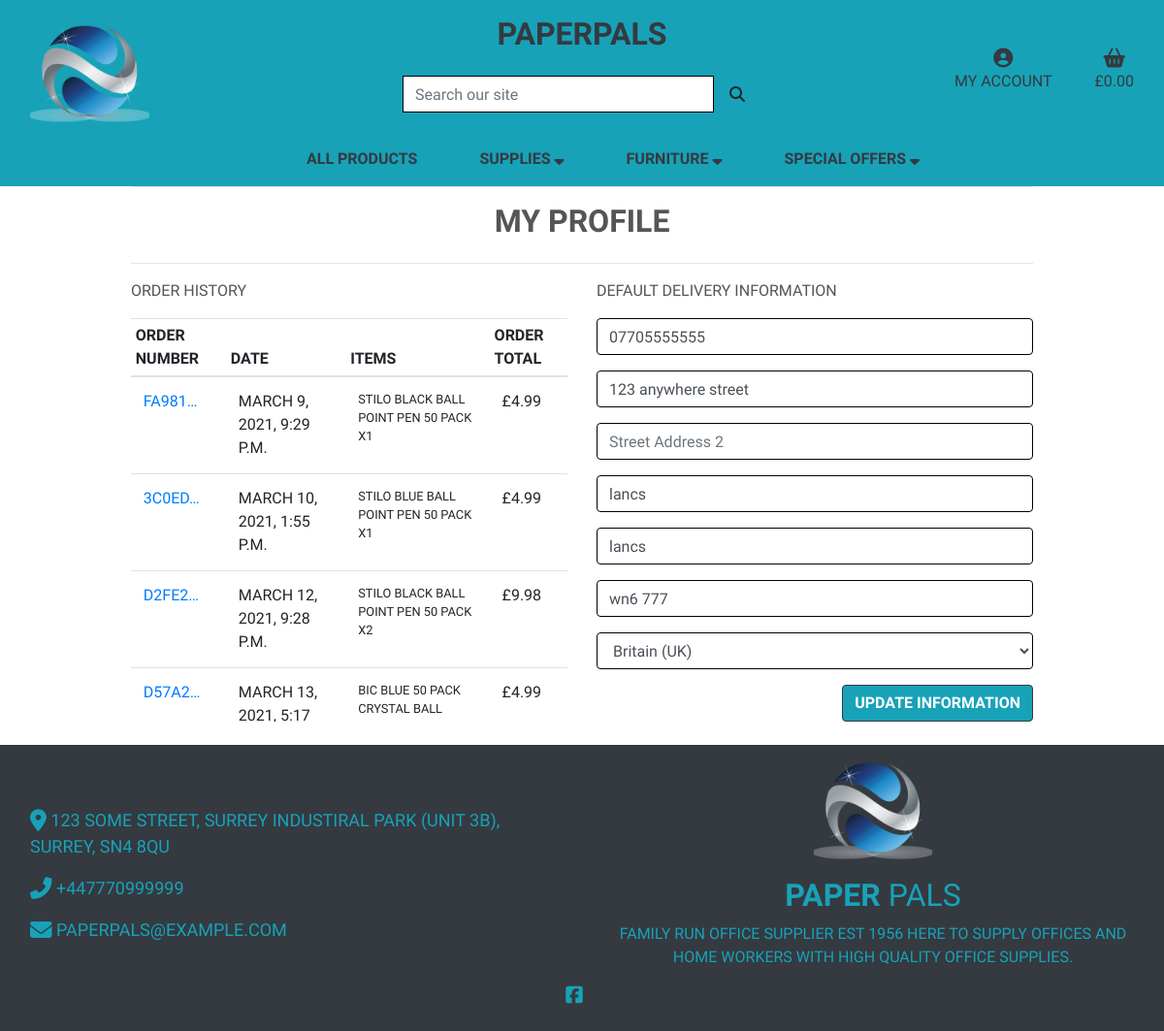
/profile/ (signed in), run on an earlier commit of the app's database.
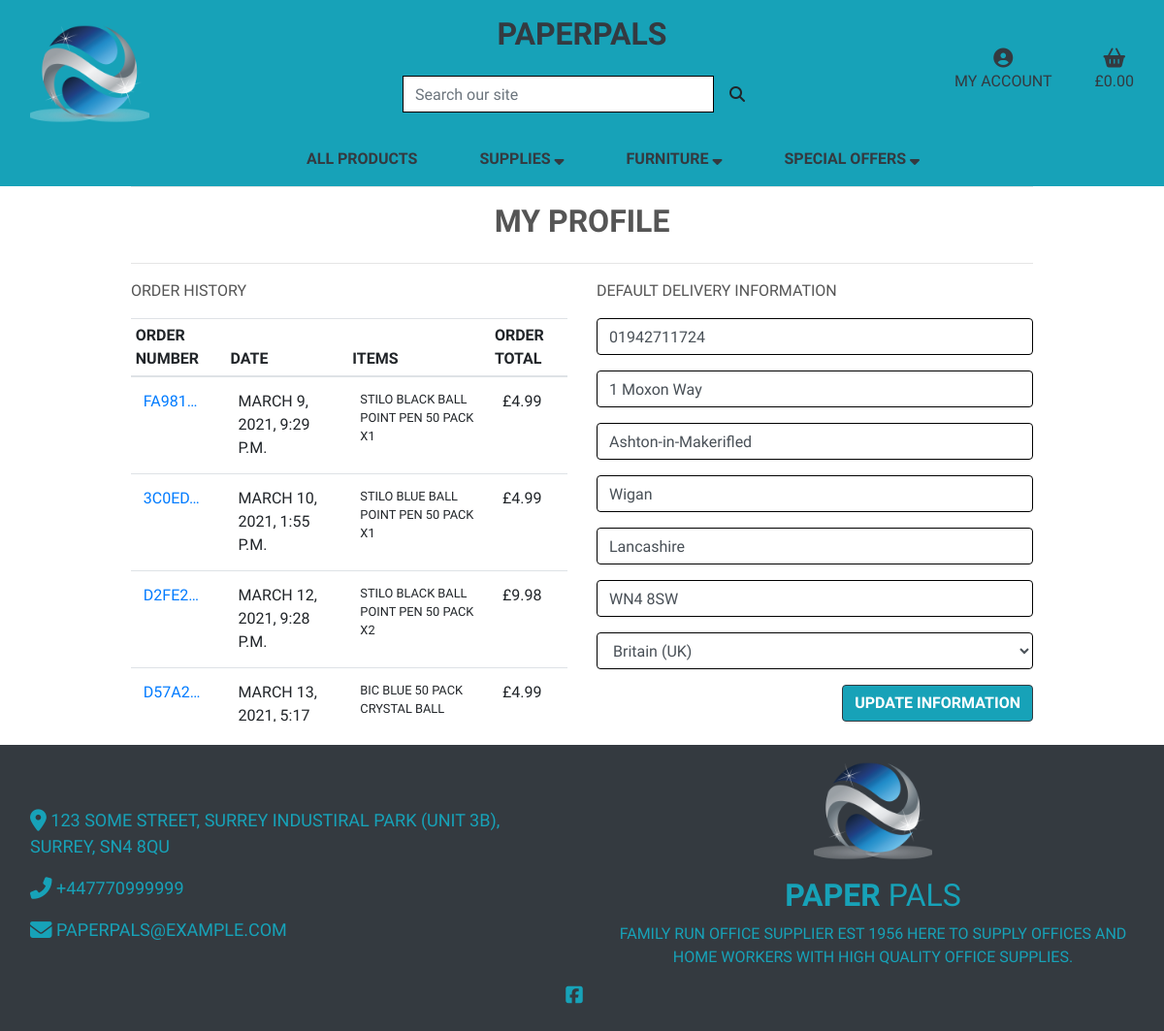
And on a later commit of the database.
### checkout/models.py (models this page shows, shortened)
class Order(models.Model):
    order_number = models.CharField(max_length=32, null=False, editable=False)
    user_profile = models.ForeignKey(UserProfile, on_delete=models.SET_NULL,
                                     null=True, blank=True, related_name='orders')
    full_name = models.CharField(max_length=50, null=False, blank=False)
    email = models.EmailField(max_length=254, null=False, blank=False)
    phone_number = models.CharField(max_length=20, null=False, blank=False)
    country = CountryField(blank_label='Country *', null=False, blank=False)
    postcode = models.CharField(max_length=20, null=True, blank=True)
    city = models.CharField(max_length=40, null=False, blank=False)
    street_address1 = models.CharField(max_length=80, null=False, blank=False)
    street_address2 = models.CharField(max_length=80, null=True, blank=True)
    county = models.CharField(max_length=80, null=True, blank=True)
    date = models.DateTimeField(auto_now_add=True)
    order_total = models.DecimalField(max_digits=10, decimal_places=2,
                                      null=False, default=0)
    original_basket = models.TextField(null=False, blank=False, default='')
    stripe_pid = models.CharField(max_length=254, null=False,
                                  blank=False, default='')

class OrderLineItem(models.Model):
    order = models.ForeignKey(Order, null=False, blank=False,
                              on_delete=models.CASCADE,
                              related_name='lineitems')
    product = models.ForeignKey(Product, null=False, blank=False,
                                on_delete=models.CASCADE)
    quantity = models.IntegerField(null=False, blank=False, default=0)
    lineitem_total = models.DecimalField(max_digits=6, decimal_places=2,
                                         null=False, blank=False,
                                         editable=False)

### products/models.py (models this page shows, shortened)
class Product(models.Model):
    category = models.ForeignKey('Category', null=True, blank=True, on_delete=models.SET_NULL)
    sku = models.CharField(max_length=254, null=True, blank=True)
    name = models.CharField(max_length=254)
    description = models.TextField()
    price = models.DecimalField(max_digits=6, decimal_places=2)
    rating = models.DecimalField(max_digits=6, decimal_places=2, null=True, blank=True)
    image_url = models.URLField(max_length=1024, null=True, blank=True)
    image = models.ImageField(null=True, blank=True)

### profiles/models.py (models this page shows, shortened)
class UserProfile(models.Model):
    user = models.OneToOneField(User, on_delete=models.CASCADE)
    default_phone_number = models.CharField(max_length=20, null=True, blank=True)
    default_street_address1 = models.CharField(max_length=80, null=True, blank=True)
    default_street_address2 = models.CharField(max_length=80, null=True, blank=True)
    default_city = models.CharField(max_length=40, null=True, blank=True)
    default_county = models.CharField(max_length=80, null=True, blank=True)
    default_postcode = models.CharField(max_length=20, null=True, blank=True)
    default_country = CountryField(blank_label='Country', null=True, blank=True)

### profiles/views.py (the view)
# urls.py: path('profile/', include('profiles.urls')),
@login_required
def profile(request):
    profile = get_object_or_404(UserProfile, user=request.user)
    if request.method == 'POST':
        form = UserProfileForm(request.POST, instance=profile)
        if form.is_valid():
            form.save()
            messages.success(request, 'Profile updated successfully')
        else:
            messages.error(request, 'Update failed. Please ensure the form is valid.')
    else:
        form = UserProfileForm(instance=profile)
    orders = profile.orders.all()
    template = 'profiles/profile.html'
    context = {
        'form': form,
        'orders': orders,
        'on_profile_page': True
    }
    return render(request, template, context)

### profiles/forms.py
class UserProfileForm(forms.ModelForm):
    class Meta:
        model = UserProfile
        exclude = ('user',)
    def __init__(self, *args, **kwargs):
        super().__init__(*args, **kwargs)
        placeholders = {
            'default_phone_number': 'Phone Number',
            'default_postcode': 'Postal Code',
            'default_city': 'City',
            'default_street_address1': 'Street Address 1',
            'default_street_address2': 'Street Address 2',
            'default_county': 'County',
        }
        self.fields['default_phone_number'].widget.attrs['autofocus'] = True
        for field in self.fields:
            if field != 'default_country':
                if self.fields[field].required:
                    placeholder = f'{placeholders[field]} *'
                else:
                    placeholder = placeholders[field]
                self.fields[field].widget.attrs['placeholder'] = placeholder
            self.fields[field].widget.attrs['class'] = 'border-black'
            self.fields[field].label = False

### basket/context.py (called while the page is built, shortened)
def basket_contents(request):
    basket_items = []
    total = 0
    product_count = 0
    basket = request.session.get('basket', {})
    context = {
        'basket_items': basket_items,
        'total': total,
        'product_count': product_count,
    }
    return context

### profiles/templates/profiles/profile.html (shortened to what this page needs)
{% extends "base.html" %}
{% load static %}
{% block page_header %}
<div class="container header-container">
</div>
{% endblock %}
{% block content %}
<div class="container mt-lg-3">
    <div class="row">
        <div class="col text-center">
            <hr />
            <h2 class="text-uppercase font-weight-bold mb-4">My Profile</h2>
            <hr />
        </div>
    </div>
    <div class="row">
        <div class="col-12 col-lg-6">
            <p>Order History</p>
            <div class="order-history table-responsive">
                <table class="table table-sm">
                    <thead>
                        <tr>
                            <th>Order Number</th>
                            <th>Date</th>
                            <th>Items</th>
                            <th>Order Total</th>
                        </tr>
                    </thead>
                    <tbody>
                        {% for order in orders %}
                        <tr>
                            <td>
                                <a href="{% url 'order_history' order.order_number %}" title="{{ order.order_number }}">
                                    {{ order.order_number|truncatechars:6 }}
                                </a>
                            </td>
                            <td>{{ order.date }}</td>
                            <td>
                                <ul class="list-unstyled">
                                    {% for item in order.lineitems.all %}
                                    <li class="small">
                                        {{ item.product.name }} x{{ item.quantity }}
                                    </li>
                                    {% endfor %}
                                </ul>
                            </td>
                            <td>£{{ order.order_total }}</td>
                        </tr>
                        {% endfor %}
                    </tbody>
                </table>
            </div>
        </div>
        <div class="col-12 col-lg-6">
            <p>Default Delivery Information</p>
            <form class="mt-3" action="{% url 'profile' %}" method="POST" id="profile-update-form">
                {% csrf_token %} {{ form|crispy }}
                <button class="btn btn-info border-dark text-uppercase float-right font-weight-bold mb-4">Update Information</button>
            </form>
        </div>
    </div>
</div>
{% endblock %}

### templates/base.html (shortened to what this page needs)
{% load static %}
<!doctype html>
<html lang="en">
  <head>
    {% block corecss %}
        <link rel="stylesheet" href="https://stackpath.bootstrapcdn.com/bootstrap/4.4.1/css/bootstrap.min.css">
        <link rel="stylesheet" href="{% static 'css/base.css' %}">
    {% endblock %}
</head>
<body>
   <header class="container-fluid fixed-top">
      <div id="topnav" class="row bg-info pt-lg-2 d-none d-lg-flex">
         <div class="col-12 col-lg-4 my-auto py-1 py-lg-0 text-center text-lg-left">
            <a href="{% url 'home' %}" class="nav-link">
            <img src="{{ MEDIA_URL }}paperpal.jpg" alt="" class="logo" />
            </a>
         </div>
         <div class="col-12 col-lg-4 py-1 py-lg-0">
            <div class="row justify-content-center">
               <a href="{% url 'home' %}" class="nav-link">
                  <h2 class="logo-font my-0 text-dark"><strong>PaperPals</strong></h2>
               </a>
            </div>
            <form method="GET" action="{% url 'products' %}">
               <div class="input-group w-100 mt-3">
                  <input class="form-control rounded-0 border border-black" type="text" name="query" placeholder="Search our site" />
                  <div class="input-group-append">
                     <button class="form-control btn" type="submit">
                     <span class="icon">
                     <i class="fas fa-search"></i>
                     </span>
                     </button>
                  </div>
               </div>
            </form>
         </div>
         <div class="col-12 col-lg-4 my-auto py-lg-0">
            <ul class="list-inline list-unstyled text-center text-lg-right my-0">
               <li class="list-inline-item dropdown">
                  <a class="nav-link" href="#" id="user-options" data-toggle="dropdown" aria-haspopup="true" aria-expanded="false">
                     <div class="text-center">
                        {% if request.user.is_superuser %}
                        <div><i class="fas fa-user-circle fa-lg text-dark"></i></div>
                        {% else %}
                        <div><i class="fas fa-user fa-lg text-dark"></i></div>
                        {% endif %}
                        <p class="my-0 text-dark">My Account</p>
                     </div>
                  </a>
               </li>
               <li class="list-inline-item">
                  <a class="{% if total %}font-weight-bold{% else %}text-dark{% endif %} nav-link" href="{% url 'view_basket' %}">
                     <div class="text-center">
                        <div><i class="fas fa-shopping-basket fa-lg text-dark"></i></div>
                        <p class="my-0 text-dark">
                           {% if total %} £{{ total|floatformat:2 }} {% else %} £0.00 {% endif %}
                        </p>
                     </div>
                  </a>
               </li>
            </ul>
         </div>
      </div>
      <div class="row bg-info">
         <nav class="navbar navbar-expand-lg navbar-light w-100">
            {% include 'includes/mobile-top-header.html' %}
            {% include 'includes/main-nav.html' %}
         </nav>
      </div>
   </header>
   {% block page_header %}
   {% endblock %}
   {% block content %}
   {% endblock %}
   <footer>
      <div class="container-fluid bg-dark">
         <div class="row">
            <div class="col-sm-12 col-md-6 icons mt-5">
               <div class="m-3 text-info large">
                  <i class="fas fa-map-marker-alt fa-lg"></i>
                  <a href="https://www.google.com/maps/place/Surrey/@51.303415,-0.4090377,14z/data=!4m5!3m4!1s0x47df555ad5122581:0xd55283445c034277!8m2!3d51.3147593!4d-0.5599501" target="_blank" class="text-decoration-none text-info">
                  123 Some Street, Surrey industiral park (Unit 3b), Surrey, SN4 8QU
                  </a>
               </div>
               <div class="m-3 text-info large"><i class="fas fa-phone-alt fa-lg"></i> +447770999999</div>
               <div class="m-3 text-info large"><i class="fas fa-envelope fa-lg"></i><a href="mailto:paperpalss@example.com" class="text-decoration-none text-info"> paperpals@example.com</a></div>
            </div>
            <div class="col-sm-12 col-md-6 text-center">
               <a href="{% url 'home' %}" class="nav-link">
               <img src="{{ MEDIA_URL }}paperpal.jpg" alt="" class="logo" />
               </a>
               <a href="{% url 'home' %}" class="nav-link">
                  <h2 class="logo-font my-0 text-info"><strong>Paper</strong> Pals</h2>
               </a>
               <p class="text-info">Family run office supplier EST 1956 here to supply offices and home workers with high quality office supplies.</p>
            </div>
         </div>
         <div class="row">
            <div class="col-12 text-center icons mb-4">
               <a href="https://www.facebook.com/" class="mr-3 text-info" target="_blank"><i class="fab fa-facebook-square fa-lg"></i></a>
            </div>
         </div>
      </div>
   </footer>
</body>
</html>

### templates/includes/mobile-top-header.html (shortened to what this page needs)
<ul class="mb-0 mobile-nav">
</ul>

### templates/includes/main-nav.html (shortened to what this page needs)
<div class="collapse navbar-collapse" id="main-nav">
   <ul class="navbar-nav w-auto mx-auto">
      <li class="nav-item">
         <a class="font-weight-bold nav-link mr-5 text-dark" href="{% url 'products' %}" id="all-products-link">
         All Products
         </a>
      </li>
      <li class="nav-item dropdown">
         <a class="font-weight-bold nav-link mr-5 text-dark" href="#" id="supplies-link" data-toggle="dropdown" aria-haspopup="true" aria-expanded="false"> Supplies <i class="fas fa-sort-down"></i> </a>
      </li>
      <li class="nav-item dropdown">
         <a class="font-weight-bold nav-link mr-5 text-dark" href="#" id="furniture-link" data-toggle="dropdown" aria-haspopup="true" aria-expanded="false"> Furniture <i class="fas fa-sort-down"></i> </a>
      </li>
      <li class="nav-item dropdown">
         <a class="font-weight-bold nav-link text-dark" href="#" id="specials-link" data-toggle="dropdown" aria-haspopup="true" aria-expanded="false"> Special Offers <i class="fas fa-sort-down"></i> </a>
      </li>
   </ul>
</div>

### static/css/base.css (style rules this page uses)
html { height: 100%; }
body { background-color: #ffffff; background-size: cover; height: calc(100vh - 164px); color: #555; font-family: 'Shippori Mincho B1', serif; text-transform: uppercase; }
.icon { align-items: center; display: inline-flex; justify-content: center; height: 1.5rem; width: 1.5rem; }
.border-black { border: 1px solid black !important; }
.large { font-size: large; }
.logo { height: 7rem; }
.order-history { max-height: 416px; overflow-y: auto; }
.table-sm td { padding: 0.8rem; }
@media (min-width: 1200px) { .container { max-width: 80%; } }
@media (min-width: 992px) { .header-container { padding-top: 160px; } }
@media (min-width: 992px) { .list-inline-item:not(:last-child) { margin-right: 0.5rem; } }

What changed in the data, as far as the page shows it:
changed UserProfile "Britain (UK)": default_phone_number "07705555555" → "01942711724"; default_street_address1 "123 anywhere street" → "1 Moxon Way"; default_street_address2 (not shown) → "Ashton-in-Makerifled"; default_city "lancs" → "Wigan"; default_county "lancs" → "Lancashire"; default_postcode "wn6 777" → "WN4 8SW"
